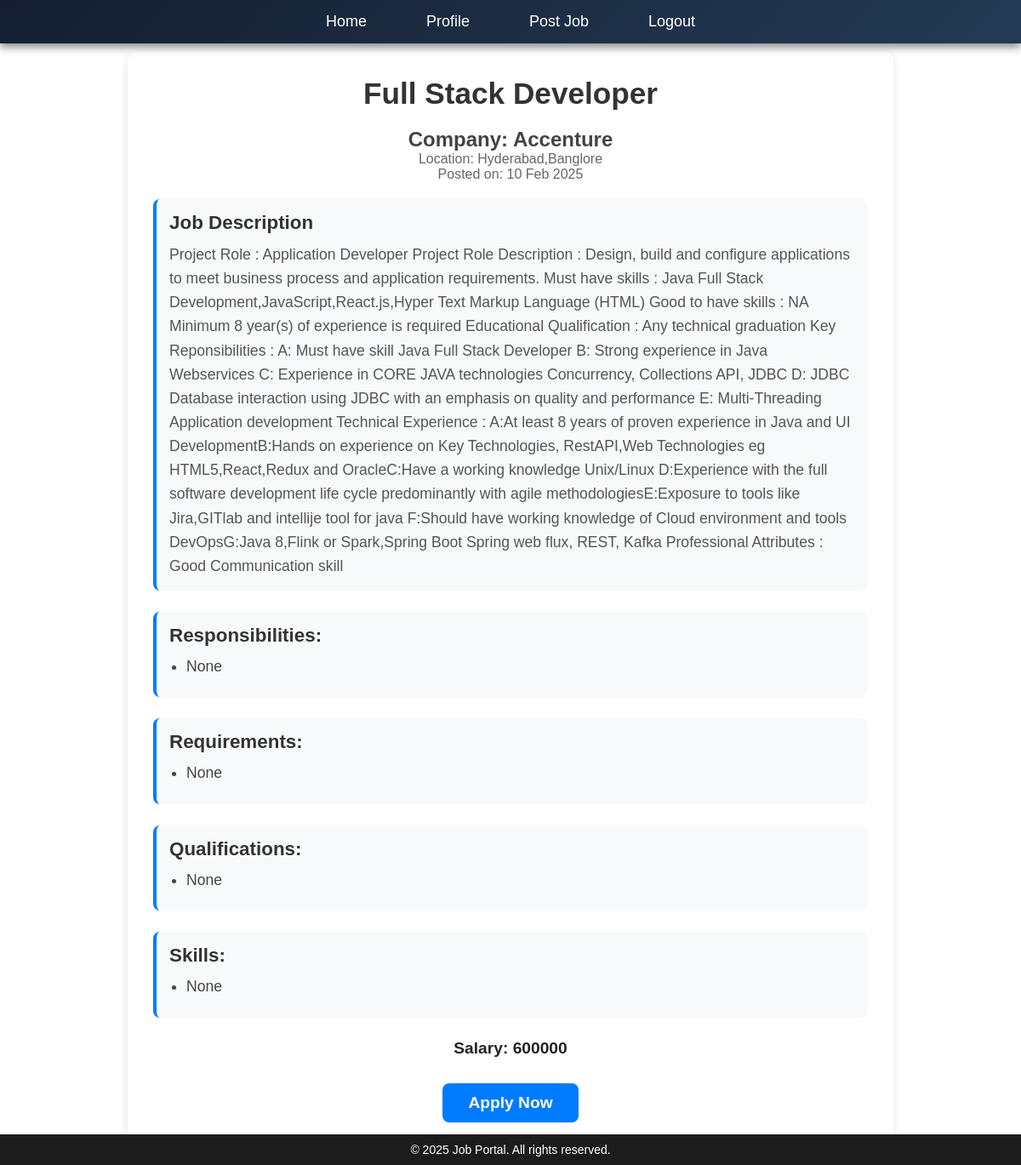
Screenshot of /job/3/ (signed in) with the database file from the repository.
### job_app/models.py (models this page shows, shortened)
class JobPost(models.Model):
    recruiter = models.ForeignKey(settings.AUTH_USER_MODEL, on_delete=models.CASCADE, limit_choices_to={'is_recruiter': True})
    title = models.CharField(max_length=255)
    description = models.TextField()
    responsibilities = models.TextField(null=True, blank=True)
    requirements = models.TextField(null=True, blank=True)
    skills=models.TextField(null=True, blank=True)
    qualification=models.CharField(max_length=100,null=True, blank=True)
    location = models.CharField(max_length=255)
    salary = models.CharField(max_length=100)
    posted_on = models.DateTimeField(auto_now_add=True)
    EXPERIENCE_CHOICES = [
        ('Fresher', 'Fresher'),
        ('Experienced', 'Experienced'),
    ]
    experience_level = models.CharField(max_length=15, choices=EXPERIENCE_CHOICES, default='Fresher')
    experience_range = models.CharField(max_length=100, blank=True, null=True)
    apply_link = models.URLField(blank=True, null=True)

class User(AbstractUser):
    is_recruiter = models.BooleanField(default=False)
    groups = models.ManyToManyField(Group, related_name="custom_user_set", blank=True)
    user_permissions = models.ManyToManyField(Permission, related_name="custom_user_permissions_set", blank=True)

class RecruiterProfile(models.Model):
    user = models.OneToOneField(settings.AUTH_USER_MODEL, on_delete=models.CASCADE)
    company_name = models.CharField(max_length=255)
    company_website = models.URLField()
    company_description = models.TextField()
    location = models.CharField(max_length=255)
    industry = models.CharField(max_length=255)

### job_app/views.py (the view)
# urls.py: path('job/<int:job_id>/',job_detail, name='job_detail'),
@login_required
def job_detail(request, job_id):
    job = JobPost.objects.get(id=job_id)
    return render(request, 'job_detail.html', {'job': job})

### template/job_detail.html (shortened to what this page needs)
{% extends 'navbar.html' %}
{% load static %}
{% block css %}
<link rel="stylesheet" href="{% static 'css/job_detail.css' %}">
{% endblock css %}
{% block content %}
<div class="job-details-container">
    <div class="job-details-card">
        <h2 class="job-title">{{ job.title }}</h2>
        <div class="company-info">
            <h3>Company: {{ job.recruiter.recruiterprofile.company_name }}</h3>
            <p>Location: {{ job.location }}</p>
            <p>Posted on: {{ job.posted_on|date:"d M Y" }}</p>
        </div>
        <div class="job-description">
            <h3>Job Description</h3>
            <p>{{ job.description }}</p>
        </div>
        <div class="job-responsibilities">
            <h4>Responsibilities:</h4>
            <ul>
                <li>{{ job.responsibilities }}</li>
            </ul>
        </div>
        <div class="job-requirements">
            <h4>Requirements:</h4>
            <ul>
                <li>{{ job.requirements }}</li>
            </ul>
        </div>
        <div class="job-qualifications">
            <h4>Qualifications:</h4>
            <ul>
                <li>{{ job.qualification }}</li>
            </ul>
        </div>
        <div class="job-skills">
            <h4>Skills:</h4>
            <ul>
                <li>{{ job.skills }}</li>
            </ul>
        </div>
        <div class="salary-info">
            <p><strong>Salary:</strong> {{ job.salary }}</p>
        </div>
        <div class="apply-button">
            <a href="{{ job.apply_link }}" target="_blank" class="apply-btn">Apply Now</a>
        </div>
    </div>
</div>
{% endblock %}

### template/navbar.html (shortened to what this page needs)
{% load static %}
<!DOCTYPE html>
<html lang="en">
<head>
    <link rel="stylesheet" href="{% static 'css/navbar.css' %}">
    {% block css %}
    {% endblock css %}
</head>
<body>
    <nav>
        <ul>
            <li><a href="{% url 'job_app:home' %}">Home</a></li>
            {% if request.user.is_authenticated %}
                {% if request.user.is_recruiter %}
                    <li><a href="{% url 'job_app:profile' %}">Profile</a></li>
                    <li><a href="{% url 'job_app:post_job' %}">Post Job</a></li>
                {% else %}
                    <li><a href="{% url 'job_app:job_updates' %}">Job Updates</a></li>
                    <li><a href="{% url 'job_app:profile' %}">Profile</a></li>
                {% endif %}
                <li><a href="{% url 'job_app:logout' %}">Logout</a></li>
            {% else %}
                <li><a href="{% url 'job_app:login' %}">Login</a></li>
                <li><a href="{% url 'job_app:signup' %}">Signup</a></li>
            {% endif %}
        </ul>
    </nav>
    <main>
        {% block content %}
        {% endblock %}
    </main>
    <footer>
        <div class="footer-container">
            <p>&copy; 2025 Job Portal. All rights reserved.</p>
        </div>
    </footer>
</body>
</html>

### static/css/navbar.css (style rules this page uses)
* { margin: 0; padding: 0; box-sizing: border-box; font-family: 'Poppins', sans-serif; }
nav { background: linear-gradient(135deg, #141e30, #243b55); box-shadow: 0 4px 10px rgba(0, 0, 0, 0.5); position: fixed; width: 100%; top: 0; left: 0; padding: 15px 0; z-index: 1000; transition: 0.3s ease-in-out; }
nav ul { list-style: none; display: flex; justify-content: center; align-items: center; }
nav ul li { margin: 0 20px; position: relative; }
nav ul li a { text-decoration: none; color: white; font-size: 18px; font-weight: 500; padding: 10px 15px; transition: all 0.3s ease-in-out; position: relative; }
nav ul li a::before { content: ''; position: absolute; width: 0%; height: 3px; background: #00c6ff; bottom: -5px; left: 50%; transform: translateX(-50%); transition: width 0.4s ease-in-out; }
footer { background: #1c1c1c; color: white; text-align: center; padding: 10px 0; position: fixed; bottom: 0; width: 100%; font-size: 14px; }

### static/css/job_detail.css (style rules this page uses)
.job-details-container { display: flex; justify-content: center; align-items: center; margin-top: 40px; padding: 20px; }
.job-details-card { background-color: #ffffff; box-shadow: 0px 4px 12px rgba(0, 0, 0, 0.1); padding: 30px; border-radius: 12px; width: 80%; max-width: 900px; margin: 0 20px; transition: all 0.3s ease-in-out; }
.job-title { font-size: 2.2rem; font-weight: bold; margin-bottom: 20px; color: #333; text-align: center; }
.company-info { text-align: center; margin-bottom: 20px; }
.company-info h3 { font-size: 1.5rem; color: #444; font-weight: 600; }
.company-info p { font-size: 1rem; color: #666; }
.job-description, .job-responsibilities, .job-requirements, .job-qualifications, .job-skills { margin-bottom: 25px; padding: 15px; border-left: 4px solid #007bff; background: #f8f9fa; border-radius: 8px; }
.job-description h3, .job-responsibilities h4, .job-requirements h4, .job-qualifications h4, .job-skills h4 { font-size: 1.4rem; margin-bottom: 10px; color: #333; }
.job-description p { font-size: 1.1rem; line-height: 1.6; color: #555; }
.job-responsibilities ul, .job-requirements ul, .job-qualifications ul, .job-skills ul { list-style-type: disc; padding-left: 20px; }
.job-responsibilities li, .job-requirements li, .job-qualifications li, .job-skills li { font-size: 1.1rem; color: #444; line-height: 1.5; margin-bottom: 8px; }
.salary-info { text-align: center; margin-top: 20px; }
.salary-info p { font-size: 1.2rem; font-weight: bold; color: #222; }
.apply-button { text-align: center; margin-top: 30px; }
.apply-btn { background-color: #007bff; color: white; font-size: 1.2rem; padding: 12px 30px; border-radius: 8px; text-decoration: none; font-weight: 600; display: inline-block; transition: background-color 0.3s ease, transform 0.2s ease-in-out; }

### rows the page displays
JobPost: title "Full Stack Developer", recruiter.recruiterprofile.company_name "Accenture", location "Hyderabad,Banglore", posted_on "10 Feb 2025", description "Project Role : Application Developer Project Role Description : Design, build and configure applications to meet business process and application requirements. Must have skills : Java Full Stack Development,JavaScript,React.js,Hyper Text Markup Language (HTML) Good to have skills : NA Minimum 8 year(s) of experience is required Educational Qualification : Any technical graduation Key Reponsibilities : A: Must have skill Java Full Stack Developer B: Strong experience in Java Webservices C: Experience in CORE JAVA technologies Concurrency, Collections API, JDBC D: JDBC Database interaction using JDBC with an emphasis on quality and performance E: Multi-Threading Application development…", responsibilities "None", requirements "None", qualification "None", skills "None", salary "600000"
